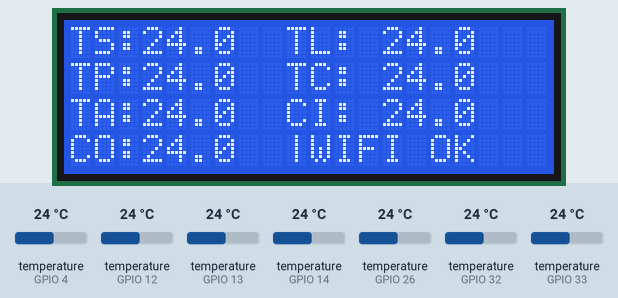
The sketch below on a simulated ESP32. On the bench: 20×4 character LCD. Inputs (shaded band) come from the test bench; at power-on: temperature (sensors on GPIO 4, GPIO 12, GPIO 13, GPIO 14, GPIO 26, GPIO 32, GPIO 33) 24 °C.

Above: at 1.4 s.
1.5 s: temperature (sensor on GPIO 4) set to 12 °C
At 3.4 s:
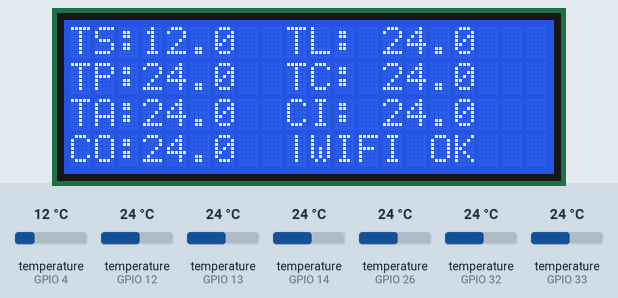
4.1 s: temperature (sensor on GPIO 12) set to 12 °C
At 5.4 s:
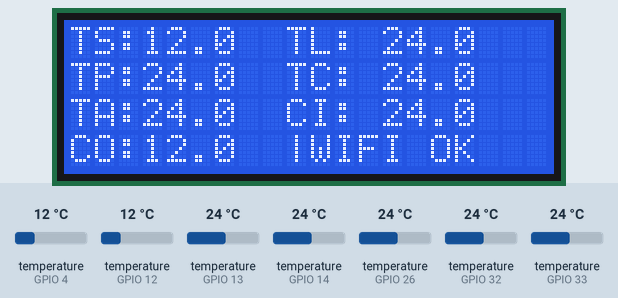
6.4 s: temperature (sensor on GPIO 13) set to 12 °C
At 8.3 s:
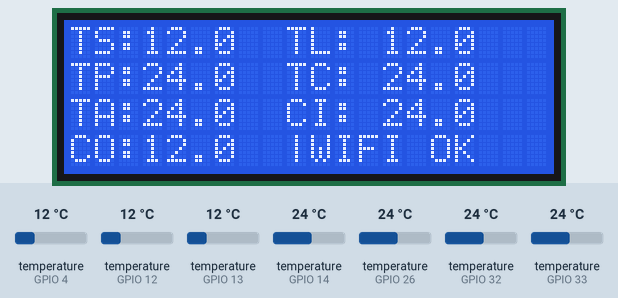
8.6 s: temperature (sensor on GPIO 14) set to 12 °C
At 10.6 s:
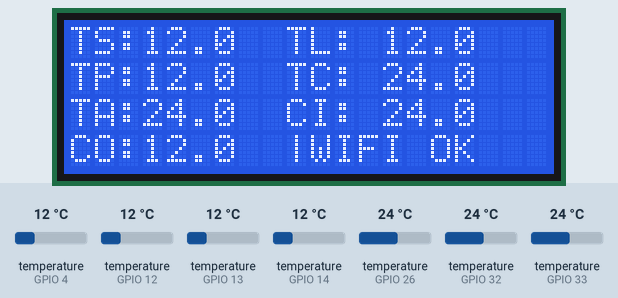
10.9 s: temperature (sensor on GPIO 26) set to 12 °C
At 12.6 s:
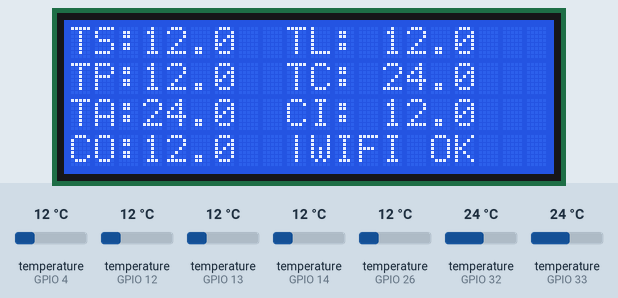
13.2 s: temperature (sensor on GPIO 32) set to 12 °C
At 14.6 s:
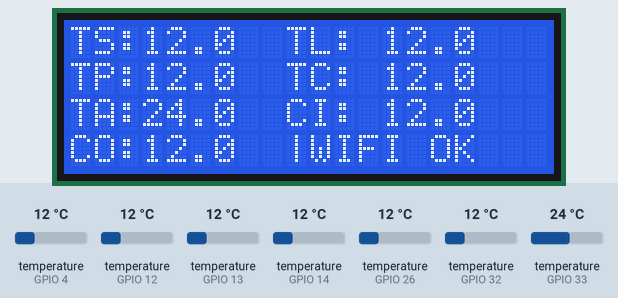
Timing chart, 0 to 16.2 s (numbered marks = the images above; inputs shaded):
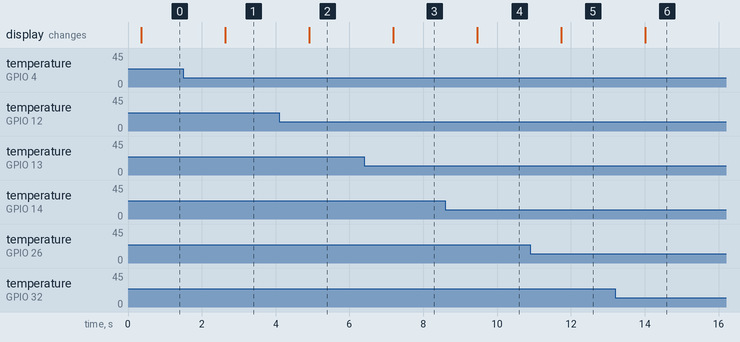

Measured:
- after the input at 1.5 s, the display: changes after 1.1 s (image 1)
- after the input at 4.1 s, the display: changes after 0.81 s (image 2)
- after the input at 6.4 s, the display: changes after 0.78 s (image 3)
- after the input at 8.6 s, the display: changes after 0.86 s (image 4)
- after the input at 10.9 s, the display: changes after 0.83 s (image 5)
- after the input at 13.2 s, the display: changes after 0.81 s (image 6)

The sketch:

Allmodules.ino
```cpp
#include <WiFi.h>
#include <esp_now.h>
#include <Wire.h>
#include <LiquidCrystal_I2C.h>
#include <OneWire.h>
#include <DallasTemperature.h>

// I2C Adres van je LCD
LiquidCrystal_I2C lcd(0x27, 20, 4);

// JOUW MAC-ADRES ONTVANGER (Steam OLED)
uint8_t broadcastAddress[] = {0xB0, 0xCB, 0xD8, 0xDA, 0xF5, 0x48};

// Configuratie van de sensoren
const int numSensors = 7;
const int pins[] = {4, 13, 14, 32, 33, 26, 12};
const char* labels[] = {"TS", "TL", "TP", "TC", "TA", "CI", "CO"};

OneWire ow[] = { OneWire(pins[0]), OneWire(pins[1]), OneWire(pins[2]), OneWire(pins[3]), OneWire(pins[4]), OneWire(pins[5]), OneWire(pins[6]) };
DallasTemperature sensors[numSensors] = { &ow[0], &ow[1], &ow[2], &ow[3], &ow[4], &ow[5], &ow[6] };

typedef struct struct_message {
  float temps[numSensors];
} struct_message;

struct_message myData;
esp_now_peer_info_t peerInfo;

void setup() {
  Wire.begin(21, 22);
  lcd.init();
  lcd.backlight();

  // ESP-NOW Setup
  WiFi.mode(WIFI_STA);
  esp_now_init();
  memcpy(peerInfo.peer_addr, broadcastAddress, 6);
  peerInfo.channel = 0;
  peerInfo.encrypt = false;
  esp_now_add_peer(&peerInfo);

  // Sensoren Setup
  for(int i=0; i<numSensors; i++) {
    sensors[i].begin();
    sensors[i].setWaitForConversion(false);
  }

  lcd.clear();
  // STATISCHE LABELS (Eén keer printen voor rustig beeld)
  lcd.setCursor(0, 0); lcd.print("TS:      TL:");
  lcd.setCursor(0, 1); lcd.print("TP:      TC:");
  lcd.setCursor(0, 2); lcd.print("TA:      CI:");
  lcd.setCursor(0, 3); lcd.print("CO:      |WIFI OK ");
}

void loop() {
  // 1. Sensoren uitlezen & Data inpakken
  for(int i=0; i<numSensors; i++) {
    sensors[i].requestTemperatures();
    myData.temps[i] = sensors[i].getTempCByIndex(0);
  }

  // 2. LOKALE WEERGAVE (Update alleen de getallen)
  updateLcdValue(3, 0, 0);  // TS
  updateLcdValue(13, 0, 1); // TL
  updateLcdValue(3, 1, 2);  // TP
  updateLcdValue(13, 1, 3); // TC
  updateLcdValue(3, 2, 4);  // TA
  updateLcdValue(13, 2, 5); // CI
  updateLcdValue(3, 3, 6);  // CO

  // 3. DRAADLOOS VERZENDEN naar Steam OLED
  esp_now_send(broadcastAddress, (uint8_t *) &myData, sizeof(myData));

  delay(1000);
}

// Functie voor nette lokale weergave
void updateLcdValue(int x, int y, int index) {
  lcd.setCursor(x, y);
  float t = myData.temps[index];

  if (t == DEVICE_DISCONNECTED_C || t == 85.00) {
    lcd.print("F!   ");
  } else {
    if (t < 10.0 && t >= 0) lcd.print(" ");
    lcd.print(t, 1);
    lcd.print(" ");
  }
}
```
